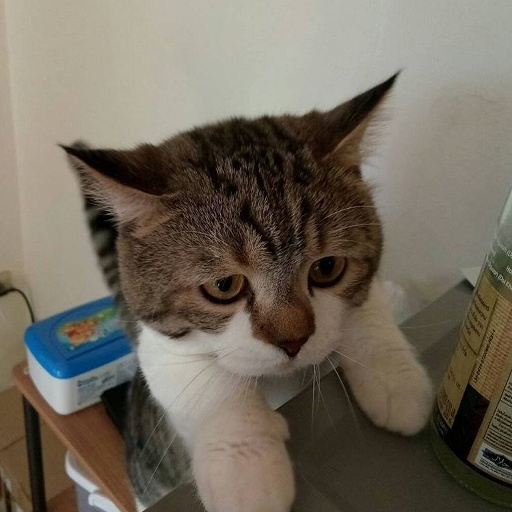
#> input picture week 3/kitty.jpg, 512 x 512 px
$ jupyter execute 'week 3.ipynb'   (shell and % lines are left out)
#> lines starting #> are read from the running program, lines starting #| are printed output that depends on the picture
# Week #3 Histogram and Spatial Filtering

[cell 1]
import cv2
import matplotlib.pyplot as plt
import numpy as np

## Exercise #1 Histogram
* grayscale
* rgb
* equalization

* Grayscale histogram

[cell 2]
import cv2
import matplotlib.pyplot as plt
import numpy as np

img = cv2.imread("kitty.jpg")
#> img is the input picture: shape (512, 512, 3); mean B, G, R 92.8, 105.7, 113.7
img_gray = cv2.cvtColor(img,cv2.COLOR_BGR2GRAY)
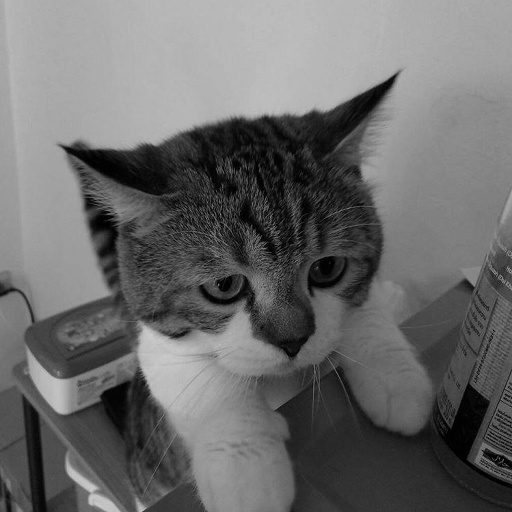
#> img_gray: shape (512, 512); min 0, max 204, mean 106.6
hist = cv2.calcHist([img_gray], [0], None, [256], [0, 256])
#> hist = 256 values, max 3967 at index 181, min 0 at index 205, mean 1024
plt.imshow(img_gray,cmap='gray');plt.show()
plt.bar(range(0,256),hist[:,0])
plt.show()
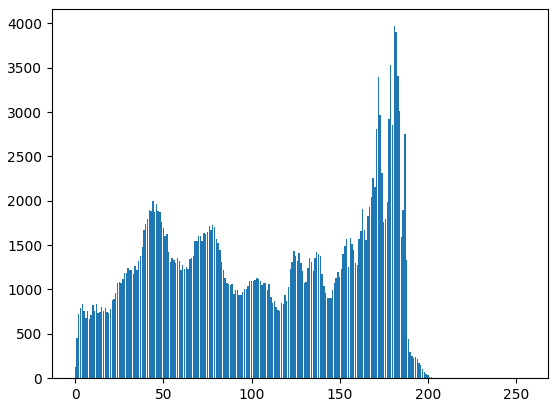
#> figure drawn by matplotlib, 1 panel; tallest bar 3967 high, from x = 180.6 to 181.4

* RGB

[cell 3]
plt.figure(figsize=(20, 5))
plt.subplot(1,4,1)
plt.imshow(img[:,:,::-1])
chans = cv2.split(img)
colors = ("blue", "green", "red")
i = 1
for (chan, color) in zip(chans, colors):
  # create a histogram for the current channel and plot it
  i+=1
  plt.subplot(1,4,i)

  c_hist = cv2.calcHist([chan], [0], None, [256], [0,256])
  plt.title(color)
  plt.bar(range(0,256), c_hist[:, 0], color = color)
#> this loop made 3 passes
#> color on passes 1 to 3: 'blue', 'green', 'red'
#> after the loop, i = 4
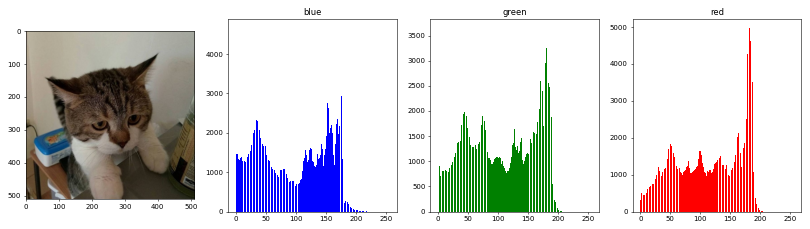
#> figure drawn by matplotlib, 4 panels; panel 2: tallest bar 4657 high, from x = -0.4 to 0.4; panel 3: tallest bar 3646 high, from x = 182.6 to 183.4; panel 4: tallest bar 4971 high, from x = 181.6 to 182.4

[cell 4]
import cv2
img = cv2.imread("area.jpg")
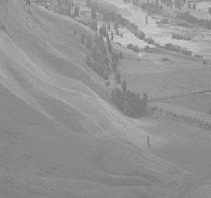
#> input picture week 3/area.jpg, 211 x 198 px
#> img is the input picture: shape (198, 211, 3); min 114, max 208, mean 146.8

plt.figure(figsize=(15, 10))

img_gray = cv2.cvtColor(img,cv2.COLOR_BGR2GRAY)
#> img_gray: shape (198, 211)

# plot histogram of equalization + plot the histogram before and after equalized

plt.subplot(2,2,1)
plt.title('original image')
plt.imshow(img_gray, cmap = 'gray')

plt.subplot(2,2,2)
o_hist = cv2.calcHist([img_gray], [0], None, [256], [0,256])
#> o_hist = 256 values, max 2387 at index 137, min 0 at index 0, mean 163.2
plt.bar(range(0, 256), o_hist[:, 0])

img_equalized =  cv2.equalizeHist(img_gray)
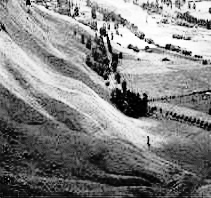
#> img_equalized: shape (198, 211); min 0, max 255, mean 130.8

plt.subplot(2,2,3)
plt.title('equalized image')
plt.imshow(img_equalized, cmap = 'gray')

plt.subplot(2,2,4)
o_hist = cv2.calcHist([img_equalized], [0], None, [256], [0,256])
#> o_hist = 256 values, max 2387 at index 74, min 0 at index 6, mean 163.2
plt.bar(range(0, 256), o_hist[:, 0])
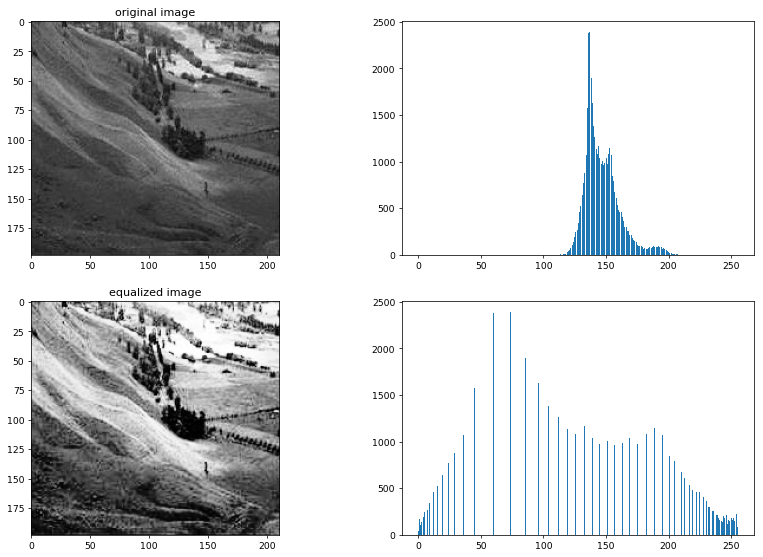
#> figure drawn by matplotlib, 4 panels; panel 2: tallest bar 2387 high, from x = 136.6 to 137.4; panel 4: tallest bar 2387 high, from x = 73.6 to 74.4

## Exercise #2 Spatial Filtering
*  Filter2D

[cell 5]
small_im = np.random.random((5,5))*100
small_im = small_im.astype(np.uint8)

print('small_im = ', small_im, end='\n\n')

kernel = np.ones((3,3),np.float32)/9
print('kernel = ', kernel, end='\n\n')

dst_im = cv2.filter2D(small_im,-1,kernel)
print('dst_im', dst_im, end='\n\n')

* Averaging

[cell 6]
img = cv2.imread("camaraman.tif",0)
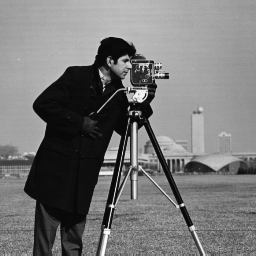
#> input picture week 3/camaraman.tif, 256 x 256 px
#> img is the input picture: shape (256, 256); min 7, max 253, mean 118.7

kernel = np.ones((11,11),np.float32)/(11*11)
dst_im = cv2.filter2D(img,-1,kernel)

plt.imshow(img,cmap='gray')
plt.show()
plt.imshow(dst_im,cmap='gray')
plt.show()

* Laplacian Filtering

[cell 7]
img_gray = cv2.imread("moon.png",0)
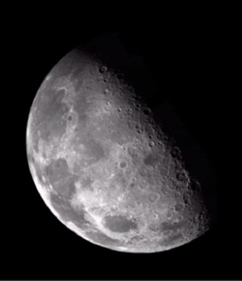
#> input picture week 3/moon.png, 242 x 281 px
#> img_gray: shape (281, 242); min 0, max 255, mean 44

lap_filter = np.array([[0,1,0],
                       [1,-4,1],
                       [0,1,0]],np.int16)
dst_im = cv2.filter2D(img_gray,-1,lap_filter)
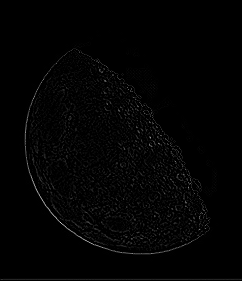
#> dst_im: shape (281, 242); min 0, max 210, mean 3.1

plt.imshow(img_gray,cmap='gray')
plt.show()
plt.imshow(dst_im,cmap='gray')
plt.show()

## Exercise #3 Enhancing the image
* Enhancing the moon using laplacian filter

[cell 8]
img_gray = cv2.imread("moon.png",0)

filter = np.array([
    [ 0, -1,  0],
    [-1,  5, -1],
    [ 0, -1,  0]
], dtype=np.int16)

plt.subplot(1,2,1)
plt.title('original image')
plt.imshow(img_gray,
           cmap='gray')

filtered_img = cv2.filter2D(img_gray, -1, filter)
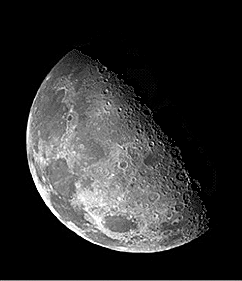
#> filtered_img: shape (281, 242); min 0, max 255, mean 44.9
plt.subplot(1,2,2)
plt.title('filted image')
plt.imshow(filtered_img,
           cmap='gray')
